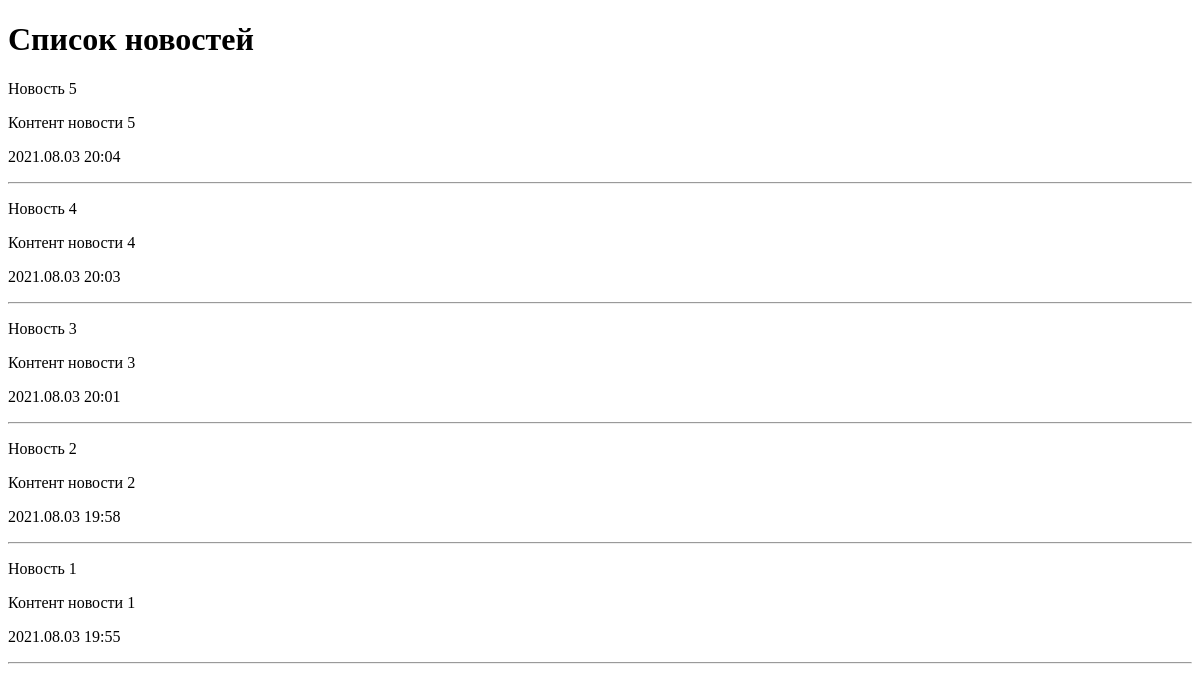
/, run on an earlier commit of the app's database.
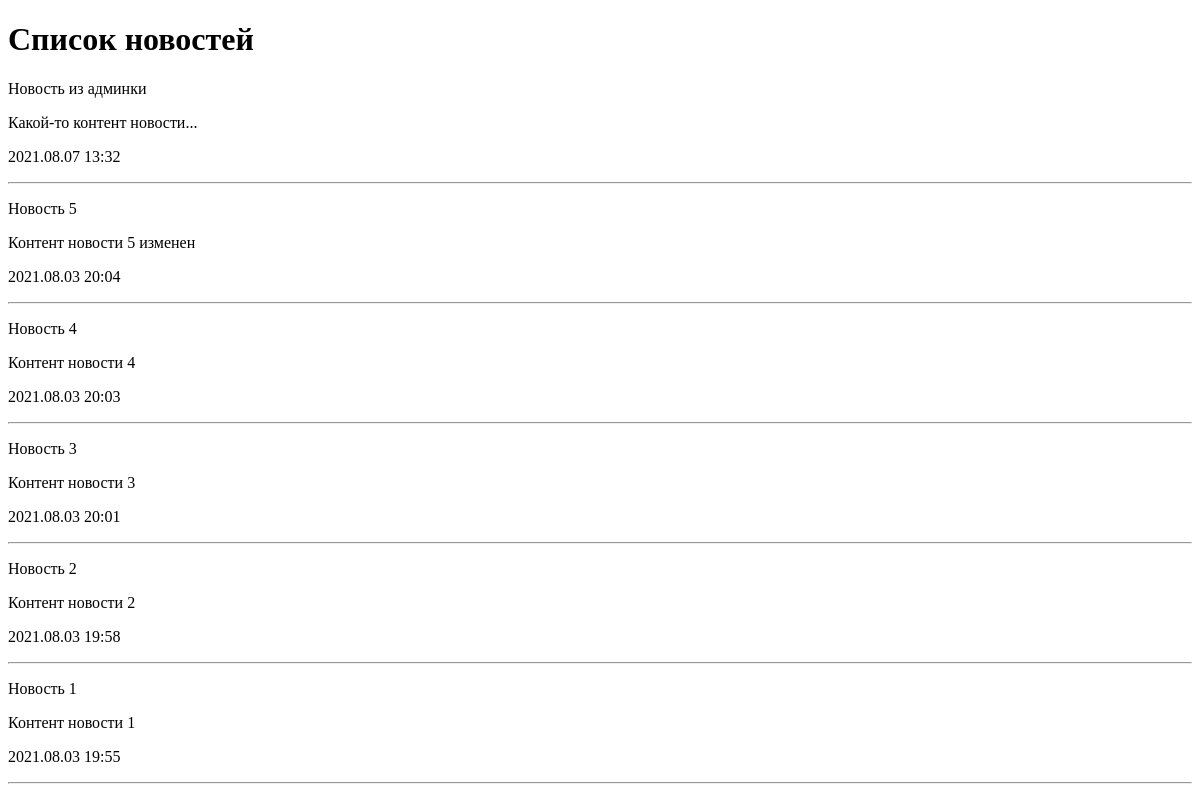
And on a later commit of the database.
### news/models.py (models this page shows, shortened)
class News(models.Model):
    title = models.CharField(max_length=150, verbose_name='Наименование')
    content = models.TextField(blank=True, verbose_name='Контент')
    created_at = models.DateTimeField(auto_now_add=True, verbose_name='Дата публикации')
    updated_at = models.DateTimeField(auto_now=True, verbose_name='Дата обновления')
    photo = models.ImageField(upload_to='photos/%Y/%m/%d/', verbose_name='Фото', blank=True)
    is_published = models.BooleanField(default=True, verbose_name='Опубликовано')
    category = models.ForeignKey('Category', on_delete=models.PROTECT, null=True, verbose_name='Категория')
    class Meta:
        verbose_name = 'Новость'
        verbose_name_plural = 'Новости'
        ordering = ['-created_at']

### news/views.py (the view)
# urls.py: path('', index),
def index(request):
    news = News.objects.all()
    categories = Category.objects.all()
    context = {
        'news': news,
        'title': 'Список новостей',
        'categories': categories,
    }
    return render(request, template_name='news/index.html', context=context)

### news/templates/news/index.html (shortened to what this page needs)
<!DOCTYPE html>
<html lang="en">
<head>
</head>
<body>
<h1>{{ title }}</h1>
{% for item_news in news %}
    <div>
        <p>{{ item_news.title }}</p>
        <p>{{ item_news.content }}</p>
        <p>{{ item_news.created_at|date:'Y.m.d H:i' }}</p>
    </div>
    <hr>
{% endfor %}
</body>
</html>

What changed in the data, as far as the page shows it:
added News: title "Новость из админки", content "Какой-то контент новости...", created_at "2021.08.07 13:32"
changed News "Новость 5": content "Контент новости 5" → "Контент новости 5 изменен"
